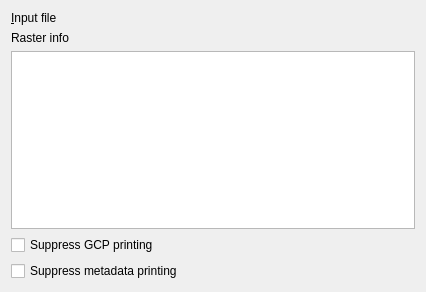
<?xml version="1.0" encoding="UTF-8"?>
<ui version="4.0">
 <class>GdalToolsWidget</class>
 <widget class="QWidget" name="GdalToolsWidget">
  <property name="geometry">
   <rect>
    <x>0</x>
    <y>0</y>
    <width>426</width>
    <height>292</height>
   </rect>
  </property>
  <property name="sizePolicy">
   <sizepolicy hsizetype="Expanding" vsizetype="Preferred">
    <horstretch>0</horstretch>
    <verstretch>0</verstretch>
   </sizepolicy>
  </property>
  <property name="windowTitle">
   <string>Info</string>
  </property>
  <layout class="QVBoxLayout" name="verticalLayout">
   <item>
    <layout class="QGridLayout" name="gridLayout">
     <item row="0" column="0">
      <widget class="QLabel" name="label">
       <property name="text">
        <string>&amp;Input file</string>
       </property>
       <property name="buddy">
        <cstring>inSelector</cstring>
       </property>
      </widget>
     </item>
     <item row="0" column="1">
      <widget class="GdalToolsInOutSelector" name="inSelector" native="true"/>
     </item>
    </layout>
   </item>
   <item>
    <widget class="QLabel" name="label_2">
     <property name="text">
      <string>Raster info</string>
     </property>
    </widget>
   </item>
   <item>
    <widget class="QListWidget" name="rasterInfoList">
     <property name="editTriggers">
      <set>QAbstractItemView::NoEditTriggers</set>
     </property>
     <property name="alternatingRowColors">
      <bool>true</bool>
     </property>
     <property name="selectionMode">
      <enum>QAbstractItemView::ExtendedSelection</enum>
     </property>
    </widget>
   </item>
   <item>
    <widget class="QCheckBox" name="suppressGCPCheck">
     <property name="text">
      <string>Suppress GCP printing</string>
     </property>
    </widget>
   </item>
   <item>
    <widget class="QCheckBox" name="suppressMDCheck">
     <property name="text">
      <string>Suppress metadata printing</string>
     </property>
    </widget>
   </item>
  </layout>
 </widget>
 <customwidgets>
  <customwidget>
   <class>GdalToolsInOutSelector</class>
   <extends>QWidget</extends>
   <header>inOutSelector</header>
   <container>1</container>
  </customwidget>
 </customwidgets>
 <resources/>
 <connections/>
</ui>
